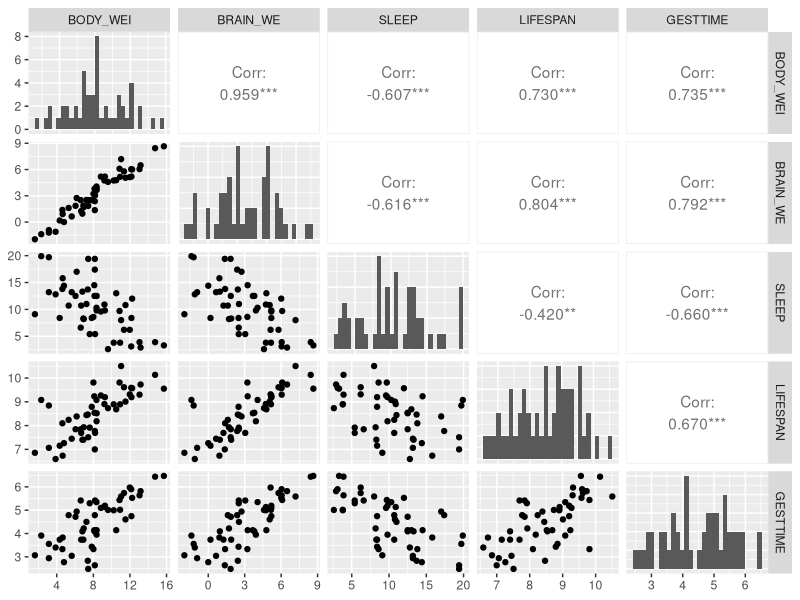
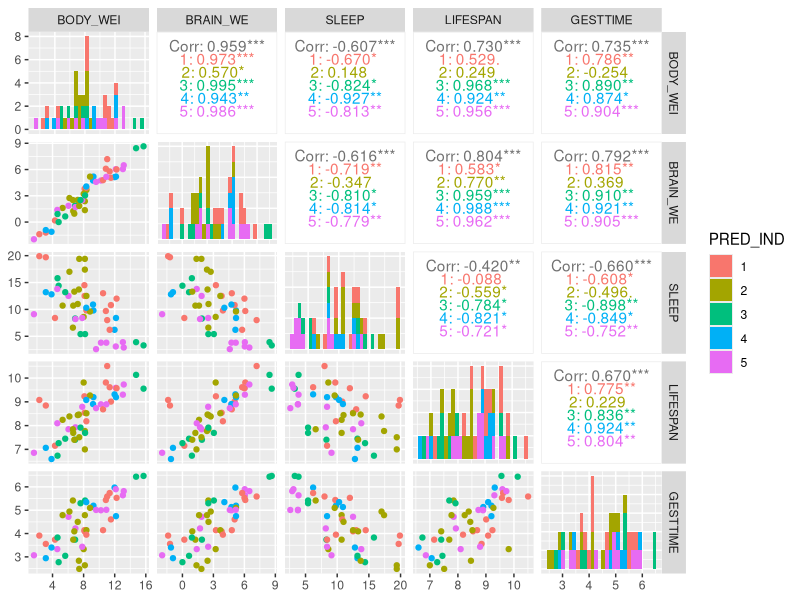
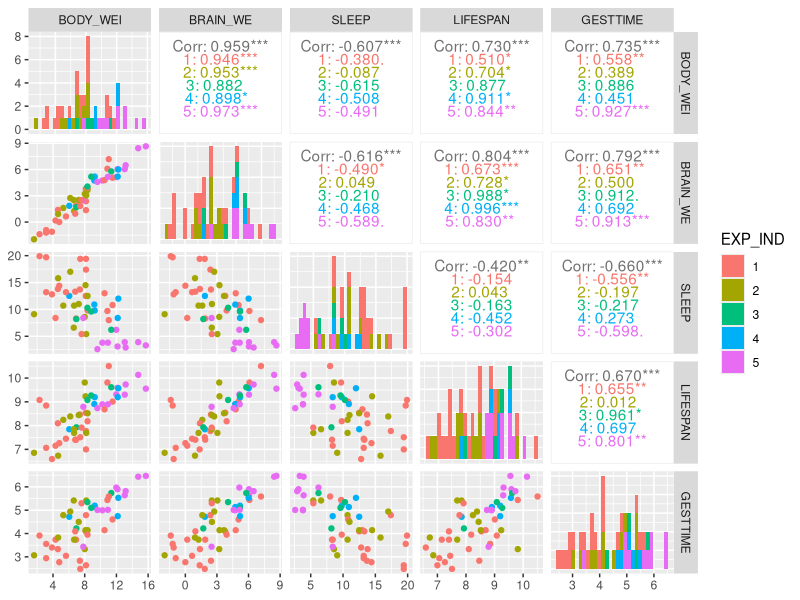
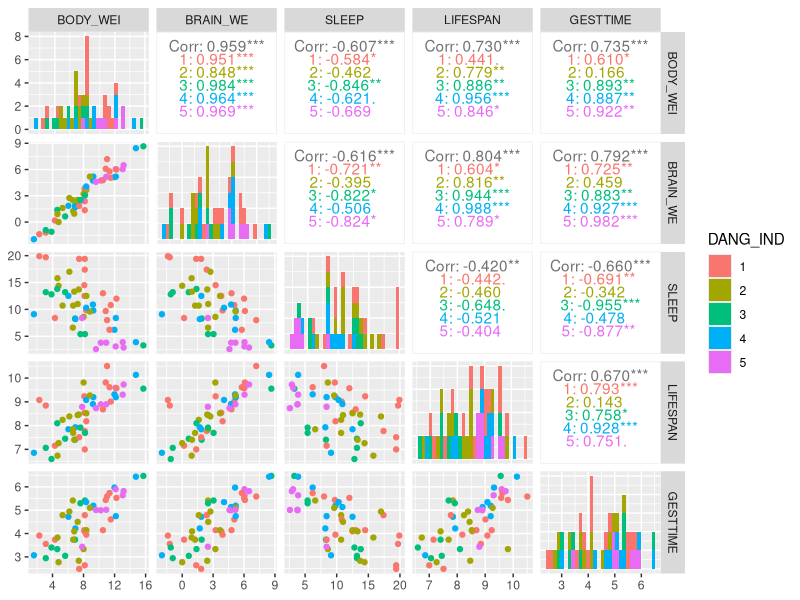
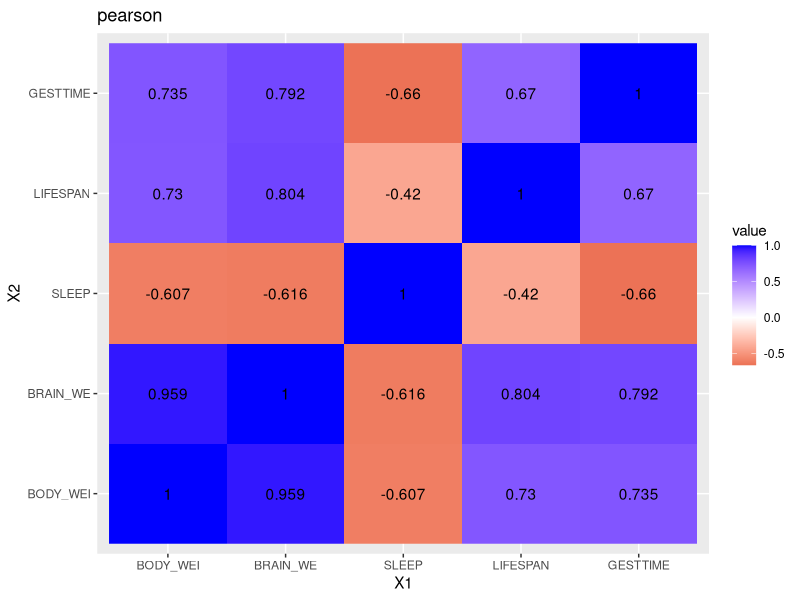
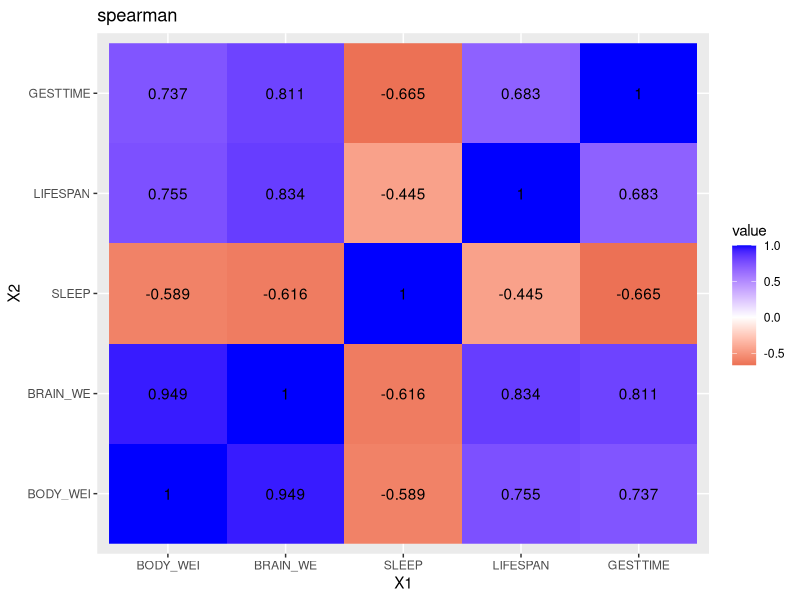

The R source for these figures, in order:
## ---- chunk 1
library(readxl)
library(dplyr)
library(tidyr)
## ---- chunk 2
df <- read_excel("Sleep/SLEEP_shortname.xls") %>% 
  select(-SLOWWAVE, -PARADOX)
df[df < 0] <- NA
df <- df %>%  drop_na() %>%
  mutate(PRED_IND = as.factor(PRED_IND), EXP_IND = as.factor(EXP_IND), 
         DANG_IND = as.factor(DANG_IND), BODY_WEI = log(BODY_WEI * 1000), 
         BRAIN_WE = log(BRAIN_WE), LIFESPAN = log(LIFESPAN * 365.25),
         GESTTIME = log(GESTTIME))

head(df)
## ---- chunk 3
library(ggplot2)
library(GGally)

## ---- chunk 4
df %>% select(-NAME) %>%
  ggpairs(diag=list(continuous = "barDiag"), 
          columns = c("BODY_WEI", "BRAIN_WE", "SLEEP", "LIFESPAN", "GESTTIME"))
df %>% select(-NAME) %>%
  ggpairs(diag=list(continuous = "barDiag"), aes(colour=PRED_IND), legend=1,
          columns=c("BODY_WEI", "BRAIN_WE", "SLEEP", "LIFESPAN", "GESTTIME"))
df %>% select(-NAME) %>%
  ggpairs(diag=list(continuous = "barDiag"), aes(colour=EXP_IND), legend=1,
          columns=c("BODY_WEI", "BRAIN_WE", "SLEEP", "LIFESPAN", "GESTTIME"))
df %>% select(-NAME) %>%
  ggpairs(diag=list(continuous = "barDiag"), aes(colour=DANG_IND), legend=1,
          columns=c("BODY_WEI", "BRAIN_WE", "SLEEP", "LIFESPAN", "GESTTIME"))
## ---- chunk 5
library(reshape)
## ---- chunk 6
ggplot(melt(cor(select(df, -NAME, -PRED_IND, -EXP_IND, -DANG_IND), method = "pearson")), aes(X1, X2)) +
  geom_raster(aes(fill = value)) +
  geom_text(aes(label = round(value, 3))) +
  scale_fill_gradient2(low=colors()[555], mid=colors()[1], high=colors()[26]) + 
  ggtitle("pearson")
ggplot(melt(cor(select(df, -NAME, -PRED_IND, -EXP_IND, -DANG_IND), method = "spearman")), aes(X1, X2)) +
  geom_raster(aes(fill = value)) +
  geom_text(aes(label = round(value, 3))) +
  scale_fill_gradient2(low=colors()[555], mid=colors()[1], high=colors()[26]) + 
  ggtitle("spearman")
